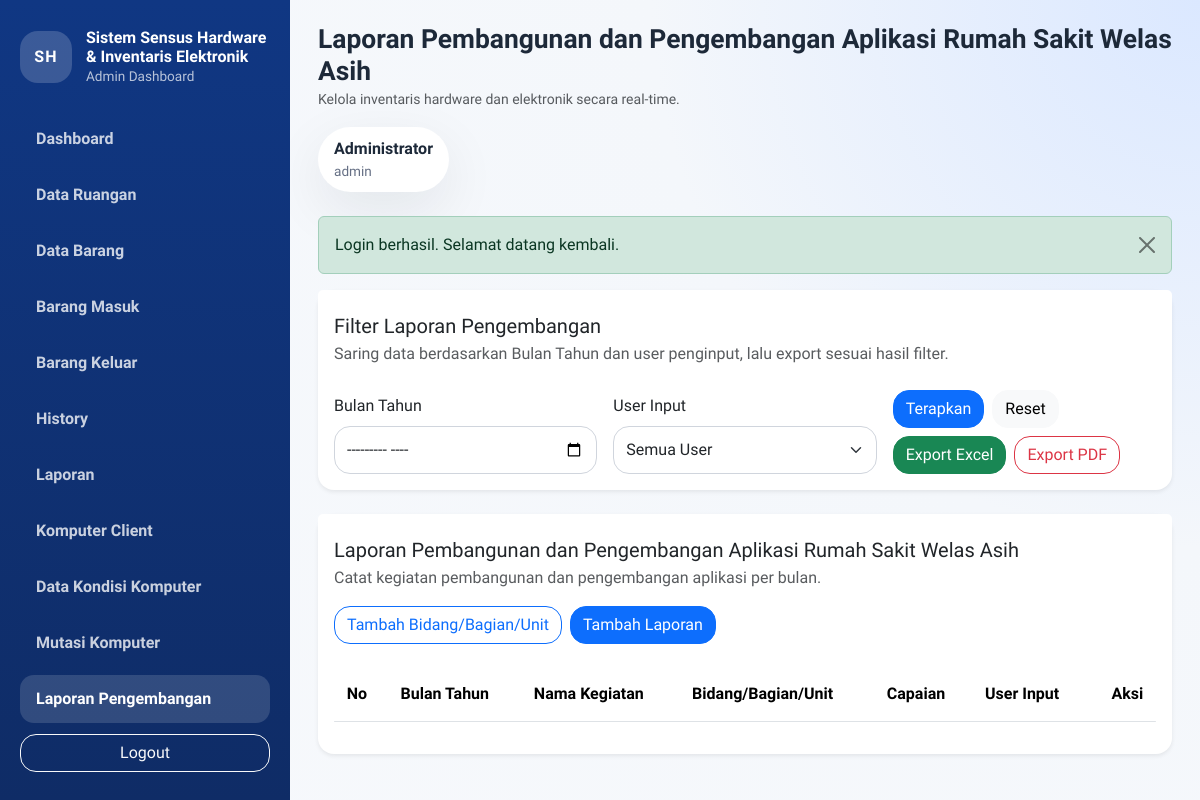
/modules/pengembangan/index.php (signed in), run on an earlier commit of the app's database.
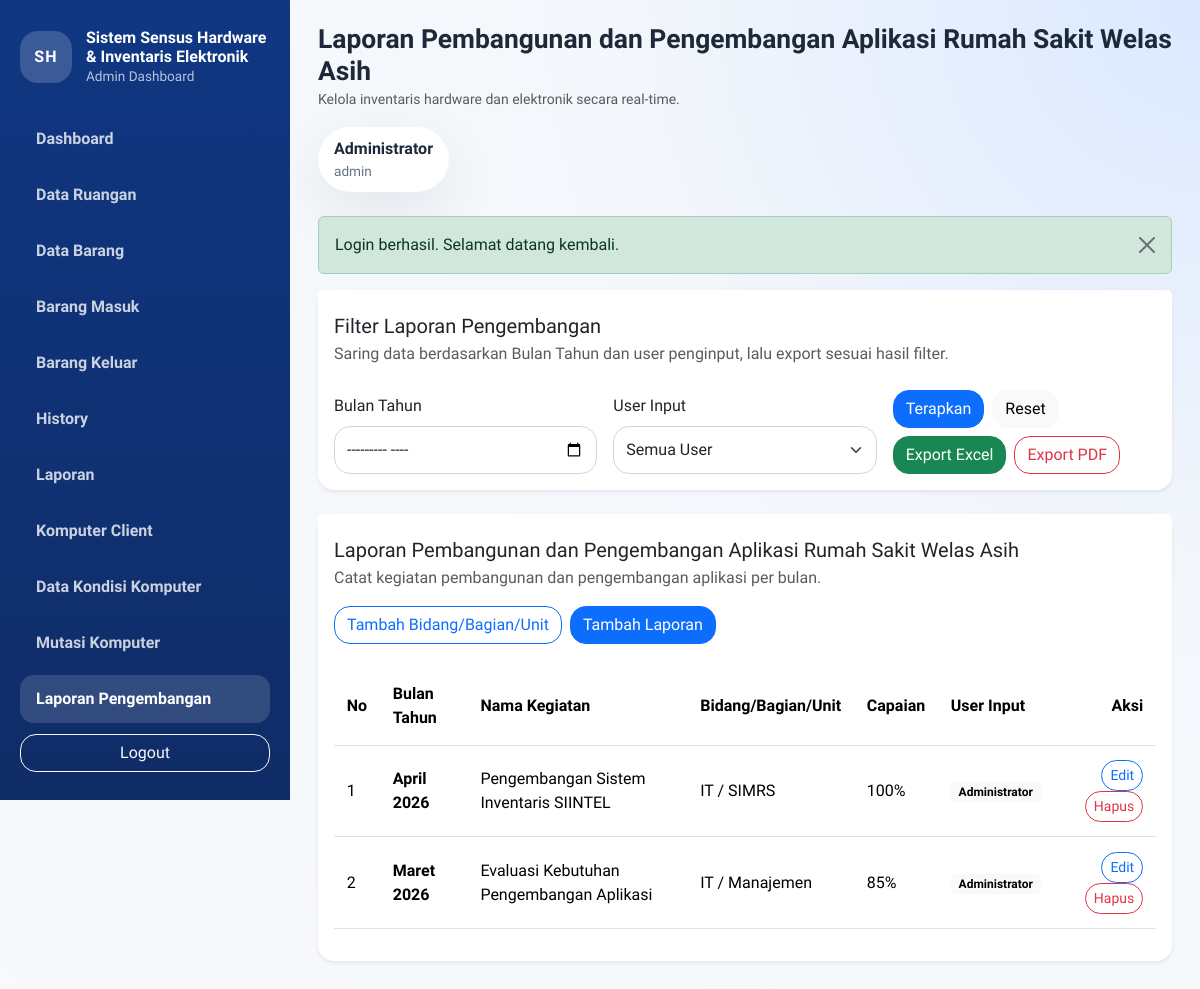
And on a later commit of the database.
### tables this page shows
CREATE TABLE laporan_pengembangan_aplikasi (
    id INT AUTO_INCREMENT PRIMARY KEY,
    bulan_tahun DATE NOT NULL,
    nama_kegiatan VARCHAR(255) NOT NULL,
    bidang_unit VARCHAR(150) NOT NULL,
    keterangan TEXT NULL,
    capaian TEXT NOT NULL,
    input_user VARCHAR(100) NOT NULL DEFAULT 'Administrator',
    created_at TIMESTAMP DEFAULT CURRENT_TIMESTAMP
);

### includes/helpers.php (called while the page is built, shortened)
<?php
function e(?string $value): string
{
    return htmlspecialchars((string) $value, ENT_QUOTES, 'UTF-8');
}
function format_month_year_id(?string $value): string
{
    $timestamp = strtotime(strlen($value) === 7 ? $value . '-01' : $value);
    $months = [
        1 => 'Januari',
        2 => 'Februari',
        3 => 'Maret',
        4 => 'April',
        5 => 'Mei',
        6 => 'Juni',
        7 => 'Juli',
        8 => 'Agustus',
        9 => 'September',
        10 => 'Oktober',
        11 => 'November',
        12 => 'Desember',
    ];
    $monthNumber = (int) date('n', $timestamp);
    return ($months[$monthNumber] ?? date('F', $timestamp)) . ' ' . date('Y', $timestamp);
}
function format_percentage(int|float|string|null $value): string
{
    $normalized = str_replace(',', '.', str_replace('%', '', (string) ($value ?? '0')));
    $formatted = rtrim(rtrim(number_format((float) $normalized, 2, '.', ''), '0'), '.');
    return $formatted . '%';
}
function fetch_all(PDO $pdo, string $sql, array $params = []): array
{
    $statement = $pdo->prepare($sql);
    $statement->execute($params);
    return $statement->fetchAll();
}
function normalize_pengembangan_filters(array $input): array
{
    return [
        'bulan_tahun' => trim($input['bulan_tahun'] ?? ''),
        'input_user' => trim($input['input_user'] ?? ''),
    ];
}
function get_pengembangan_rows(PDO $pdo, array $filters): array
{
    $sql = 'SELECT * FROM laporan_pengembangan_aplikasi WHERE 1=1';
    $params = [];
    $sql .= ' ORDER BY bulan_tahun DESC, id DESC';
    return fetch_all($pdo, $sql, $params);
}

### includes/auth.php (called while the page is built, shortened)
<?php
function current_user_role(): string
{
    return $_SESSION['user']['role'] ?? 'admin';
}
function is_admin_user(): bool
{
    return current_user_role() === 'admin';
}

### modules/pengembangan/index.php (the view, shortened to what the changed rows need)
<?php
require_once dirname(__DIR__, 2) . '/config/app.php';
$currentUser = current_user();
$inputUser = trim((string) ($currentUser['username'] ?? $currentUser['nama'] ?? 'Administrator'));
$isAdminUser = is_admin_user();
$canManageAllPengembangan = $isAdminUser || strtolower((string) ($currentUser['username'] ?? '')) === 'noval';
$filters = normalize_pengembangan_filters($_GET);
$rows = get_pengembangan_rows($pdo, $filters);
require_once BASE_PATH . '/includes/layout_top.php';
?>
<div class="card border-0 shadow-sm">
    <div class="card-body">
        <div class="table-responsive">
            <table class="table table-hover align-middle datatable">
                <thead>
                    <tr>
                        <th>No</th>
                        <th>Bulan Tahun</th>
                        <th>Nama Kegiatan</th>
                        <th>Bidang/Bagian/Unit</th>
                        <th>Capaian</th>
                        <th>User Input</th>
                        <th class="text-end">Aksi</th>
                    </tr>
                </thead>
                <tbody>
                    <?php foreach ($rows as $index => $row): ?>
                        <?php $canManage = $canManageAllPengembangan || ($row['input_user'] ?? '') === $inputUser; ?>
                        <tr>
                            <td><?= $index + 1; ?></td>
                            <td><span class="fw-semibold"><?= e(format_month_year_id($row['bulan_tahun'])); ?></span></td>
                            <td><?= e($row['nama_kegiatan']); ?></td>
                            <td><?= e($row['bidang_unit']); ?></td>
                            <td><?= e(format_percentage($row['capaian'])); ?></td>
                            <td><span class="badge text-bg-light"><?= e($row['input_user'] ?: '-'); ?></span></td>
                            <td class="text-end">
                                <?php if ($canManage): ?>
                                    <button class="btn btn-sm btn-outline-primary" data-bs-toggle="modal" data-bs-target="#editPengembanganModal<?= $row['id']; ?>">Edit</button>
                                    <button class="btn btn-sm btn-outline-danger" data-bs-toggle="modal" data-bs-target="#deletePengembanganModal<?= $row['id']; ?>">Hapus</button>
                                <?php else: ?>
                                    <span class="badge text-bg-secondary">Read only</span>
                                <?php endif; ?>
                            </td>
                        </tr>
                    <?php endforeach; ?>
                </tbody>
            </table>
        </div>
    </div>
</div>
<?php require_once BASE_PATH . '/includes/layout_bottom.php'; ?>

What changed in the data, as far as the page shows it:
added laporan_pengembangan_aplikasi: bulan_tahun "April 2026", nama_kegiatan "Pengembangan Sistem Inventaris SIINTEL", bidang_unit "IT / SIMRS", capaian "100%", input_user "Administrator"
added laporan_pengembangan_aplikasi: bulan_tahun "Maret 2026", nama_kegiatan "Evaluasi Kebutuhan Pengembangan Aplikasi", bidang_unit "IT / Manajemen", capaian "85%", input_user "Administrator"
